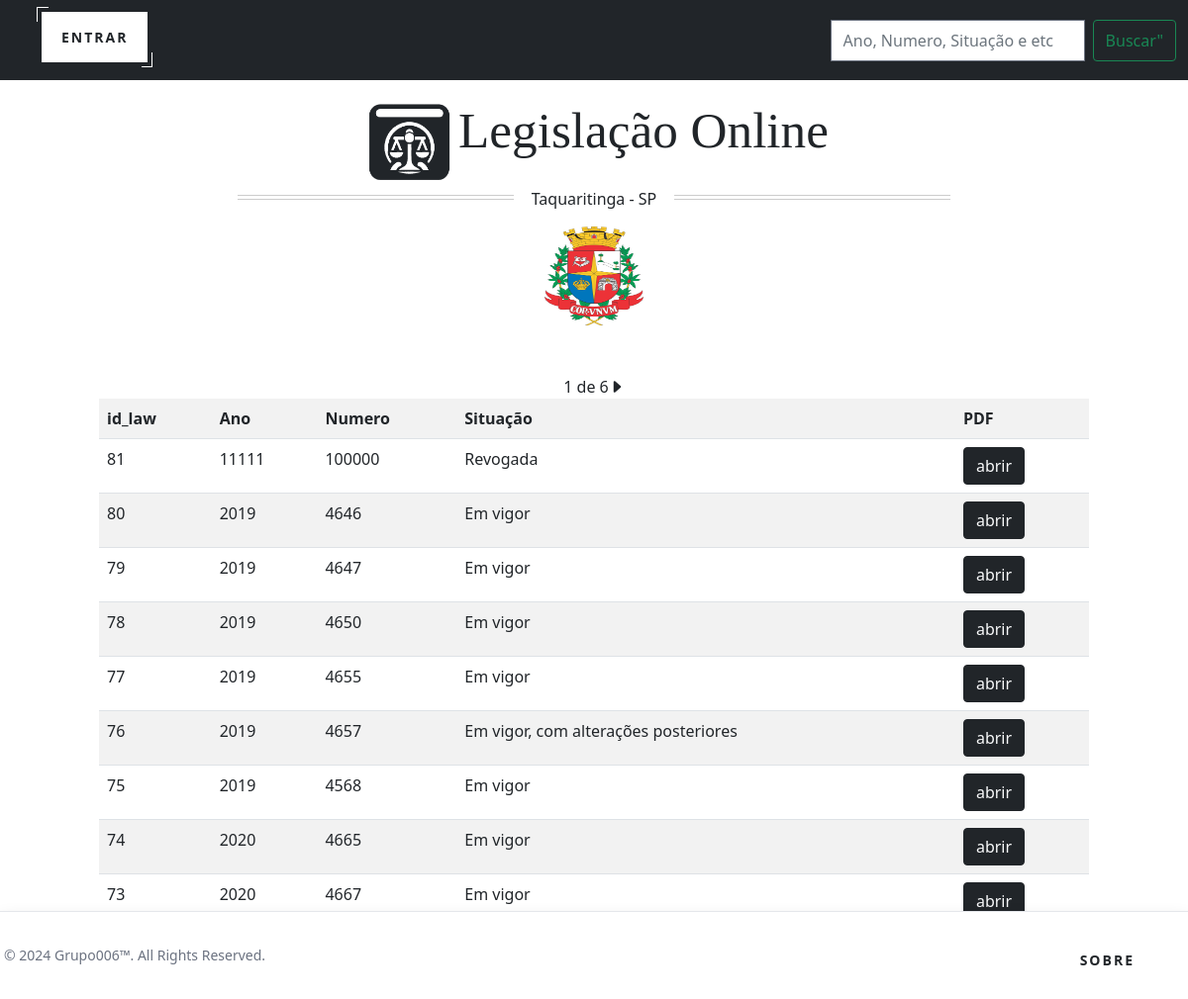
Before: / with the older database file.
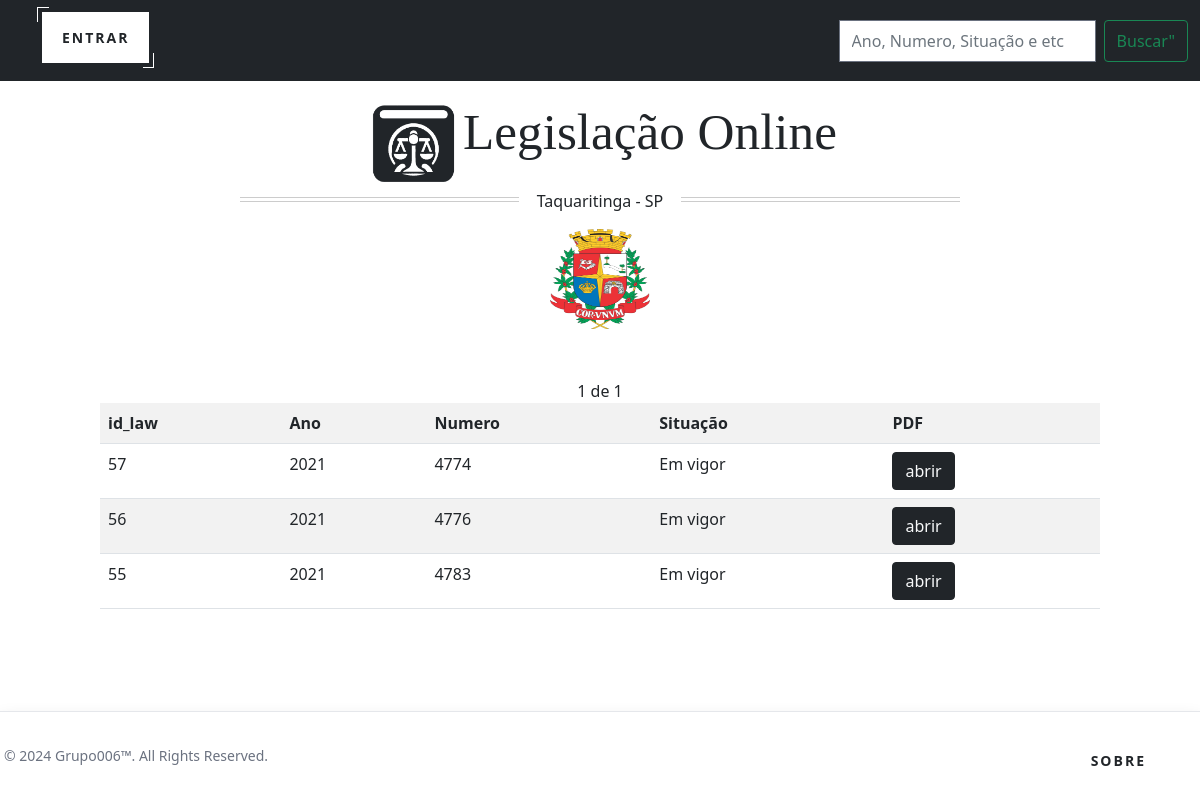
After: the same page with the newer database file.
### core/models.py (models this page shows)
class law(models.Model):
    id_law = models.AutoField(primary_key=True)
    numero = models.IntegerField()
    ano = models.ImageField()
    situacao = models.TextField()
    title = models.TextField()
    arq = models.FileField(upload_to="pdf")
    texto = models.TextField()

### core/views.py (the view)
# urls.py: path('', views.index, name='index'),
def index(request):
    List_l = law.objects.all().order_by('-id_law')
    busca = request.GET.get('busca')
    if busca:
        List_l = law.objects.filter(texto__icontains = busca)
        paginator = Paginator(List_l, 6)
        pages = request.GET.get('pages')
        List = paginator.get_page(pages)
        return render(request, 'index.html', {'List': List})
    paginator = Paginator(List_l, 10)
    pages = request.GET.get('pages')
    List = paginator.get_page(pages)
    return render(request, 'index.html', {'List': List})

### core/templates/index.html (shortened to what this page needs)
{% load static %}
<!DOCTYPE html>
<html lang="pt-br">
  <head>
    <link rel="stylesheet" href="{% static 'css/style.css' %}">
    <link href="https://cdn.jsdelivr.net/npm/bootstrap@5.0.2/dist/css/bootstrap.min.css" rel="stylesheet">
    <link href="https://cdnjs.cloudflare.com/ajax/libs/flowbite/2.3.0/flowbite.min.css" rel="stylesheet" />
    <link rel="stylesheet" href="https://cdn.jsdelivr.net/npm/bootstrap-icons@1.11.3/font/bootstrap-icons.min.css">
  </head>
  <body>
    <nav class="navbar-top">
      <nav class="navbar navbar-dark bg-dark">
        <div class="container-fluid">
          <button class="botao btn-3 hover-border-1">
            <span><a href={% url 'account_login' %}>Entrar</a></span>
          </button>
          <form class="d-flex">
            <input name="busca" class="form-control me-2 desktop" type="search" placeholder="Ano, Numero, Situação e etc" aria-label="Busca">
            <button class="btn btn-outline-success" type="submit">Buscar</a>"</button>
          </form>
        </div>
        </nav>
      </nav>
      <main>
        <article class="title-personalizado">
          <div id="container-img">
          <div class="img"><img src="/media//imagens/balance1.png">
          </div>
           <h1 class="title-h1">Legislação Online</h1>
          </div>
          <p class="subtitle line">
           <span>Taquaritinga - SP</span>
           <div id="container-img">
            <img src="/media//imagens/brasao.png" class="brasao-img"></img>
          </div>
          </p>
        </article>
        <div id="pagination-top">
        {{ List.number }} de {{ List.paginator.num_pages }}
        {% if List.has_next %}
        <a href="?pages={{ List.next_page_number }}"><i class="bi bi-caret-right-fill"></i></a>
        {% endif %}
        </div>
        <div id="container-table"  class="container">
          <table class="table table-striped table-hover">
             <tr>
                  <th>id_law</th>
                  <th>Ano</th>
                  <th>Numero</th>
                  <th>Situação</th>
                  <th>PDF</th>
             </tr>
             {% for law in List %}
             <tr>
                  <td>{{law.id_law}}</td>
                  <td>{{law.ano}}</td>
                  <td>{{law.numero}}</td>
                  <td>{{law.situacao}}</td>
                  <td><button id="abrir" class="btn btn-dark"><a class="link-light" href="/media/{{law.arq}}" type="application/pdf">abrir</a></button></td>
             </tr>
             {% endfor %}
           </table>
         </div>
      </main>
  <footer class="fixed bottom-0 left-0 z-20 w-full p-1 bg-white border-t border-gray-200 shadow md:flex md:items-center md:justify-between md:p-6 dark:bg-gray-800 dark:border-gray-600">
    <span class="text-sm text-gray-500 sm:text-center dark:text-gray-400">© 2024 Grupo006™. All Rights Reserved.
    </span>
    <ul class="flex flex-wrap items-center mt-3 text-sm font-medium text-gray-500 dark:text-gray-400 sm:mt-0">
        <li>
          <button class="botao btn-3 hover-border-5">
            <span><a href={% url 'about' %}>Sobre</a></span>
          </button>
        </li>
  </footer>
  </body>
</html>

Changed rows visible on the page:
removed law: id_law "81", ano "11111", numero "100000", situacao "Revogada"
removed law: id_law "80", ano "2019", numero "4646", situacao "Em vigor"
removed law: id_law "79", ano "2019", numero "4647", situacao "Em vigor"
removed law: id_law "78", ano "2019", numero "4650", situacao "Em vigor"
removed law: id_law "77", ano "2019", numero "4655", situacao "Em vigor"
removed law: id_law "76", ano "2019", numero "4657", situacao "Em vigor, com alterações posteriores"
removed law: id_law "75", ano "2019", numero "4568", situacao "Em vigor"
removed law: id_law "74", ano "2020", numero "4665", situacao "Em vigor"
removed law: id_law "73", ano "2020", numero "4667", situacao "Em vigor"
now on this page (row unchanged): law: id_law "57", ano "2021", numero "4774", situacao "Em vigor"
now on this page (row unchanged): law: id_law "56", ano "2021", numero "4776", situacao "Em vigor"
now on this page (row unchanged): law: id_law "55", ano "2021", numero "4783", situacao "Em vigor"
Other visible differences:
{{ List.paginator.num_pages }}: "6" → "1"
